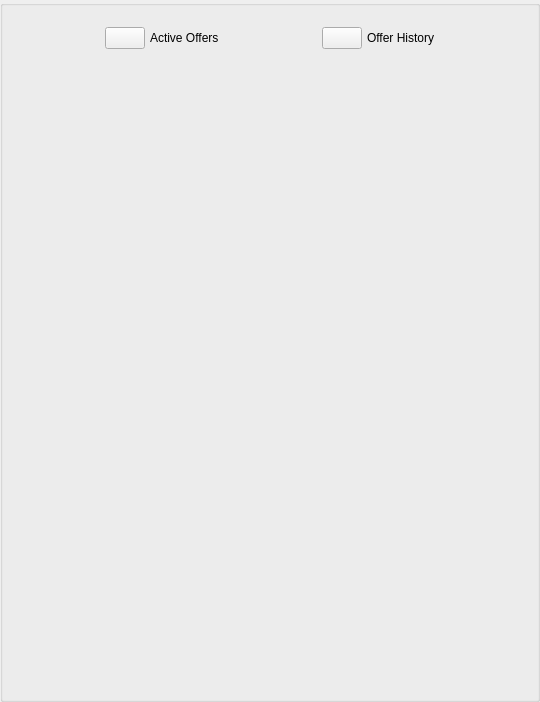
<?xml version="1.0" encoding="UTF-8"?>
<ui version="4.0">
 <class>AppletOfferListUi</class>
 <widget class="QWidget" name="AppletOfferListUi">
  <property name="geometry">
   <rect>
    <x>0</x>
    <y>0</y>
    <width>540</width>
    <height>702</height>
   </rect>
  </property>
  <property name="sizePolicy">
   <sizepolicy hsizetype="Expanding" vsizetype="Expanding">
    <horstretch>0</horstretch>
    <verstretch>0</verstretch>
   </sizepolicy>
  </property>
  <property name="windowTitle">
   <string>Offer List</string>
  </property>
  <property name="windowIcon">
   <iconset>
    <normaloff>:/TruthOrDare/Resources/ic_people_normal.png</normaloff>:/TruthOrDare/Resources/ic_people_normal.png</iconset>
  </property>
  <layout class="QGridLayout" name="gridLayout">
   <property name="leftMargin">
    <number>0</number>
   </property>
   <property name="topMargin">
    <number>0</number>
   </property>
   <property name="rightMargin">
    <number>0</number>
   </property>
   <property name="bottomMargin">
    <number>0</number>
   </property>
   <property name="spacing">
    <number>0</number>
   </property>
   <item row="0" column="0">
    <widget class="QGroupBox" name="ItemsGroupBox">
     <property name="minimumSize">
      <size>
       <width>0</width>
       <height>0</height>
      </size>
     </property>
     <property name="title">
      <string/>
     </property>
     <layout class="QVBoxLayout" name="verticalLayout">
      <property name="spacing">
       <number>2</number>
      </property>
      <property name="leftMargin">
       <number>5</number>
      </property>
      <property name="topMargin">
       <number>5</number>
      </property>
      <property name="rightMargin">
       <number>5</number>
      </property>
      <property name="bottomMargin">
       <number>5</number>
      </property>
      <item>
       <widget class="QLabel" name="m_StatusLabel">
        <property name="text">
         <string notr="true"/>
        </property>
       </widget>
      </item>
      <item>
       <layout class="QHBoxLayout" name="horizontalLayout">
        <property name="spacing">
         <number>5</number>
        </property>
        <item>
         <spacer name="horizontalSpacer_3">
          <property name="orientation">
           <enum>Qt::Horizontal</enum>
          </property>
          <property name="sizeHint" stdset="0">
           <size>
            <width>40</width>
            <height>20</height>
           </size>
          </property>
         </spacer>
        </item>
        <item>
         <widget class="VxPushButton" name="m_ActiveOffersButton">
          <property name="sizePolicy">
           <sizepolicy hsizetype="Minimum" vsizetype="Preferred">
            <horstretch>0</horstretch>
            <verstretch>0</verstretch>
           </sizepolicy>
          </property>
          <property name="text">
           <string notr="true"/>
          </property>
         </widget>
        </item>
        <item>
         <widget class="QLabel" name="m_ActiveOffersLabel">
          <property name="text">
           <string>Active Offers</string>
          </property>
         </widget>
        </item>
        <item>
         <spacer name="horizontalSpacer_5">
          <property name="orientation">
           <enum>Qt::Horizontal</enum>
          </property>
          <property name="sizeHint" stdset="0">
           <size>
            <width>40</width>
            <height>20</height>
           </size>
          </property>
         </spacer>
        </item>
        <item>
         <widget class="VxPushButton" name="m_OfferHistoryButton">
          <property name="sizePolicy">
           <sizepolicy hsizetype="Minimum" vsizetype="Preferred">
            <horstretch>0</horstretch>
            <verstretch>0</verstretch>
           </sizepolicy>
          </property>
          <property name="text">
           <string notr="true"/>
          </property>
         </widget>
        </item>
        <item>
         <widget class="QLabel" name="m_OfferHistroyLabel">
          <property name="text">
           <string>Offer History</string>
          </property>
         </widget>
        </item>
        <item>
         <spacer name="horizontalSpacer_4">
          <property name="orientation">
           <enum>Qt::Horizontal</enum>
          </property>
          <property name="sizeHint" stdset="0">
           <size>
            <width>40</width>
            <height>20</height>
           </size>
          </property>
         </spacer>
        </item>
       </layout>
      </item>
      <item>
       <widget class="GuiOfferListWidget" name="m_OfferListWidget" native="true">
        <property name="sizePolicy">
         <sizepolicy hsizetype="Expanding" vsizetype="Expanding">
          <horstretch>0</horstretch>
          <verstretch>0</verstretch>
         </sizepolicy>
        </property>
       </widget>
      </item>
     </layout>
    </widget>
   </item>
  </layout>
 </widget>
 <customwidgets>
  <customwidget>
   <class>VxPushButton</class>
   <extends>QPushButton</extends>
   <header location="global">VxPushButton.h</header>
  </customwidget>
  <customwidget>
   <class>GuiOfferListWidget</class>
   <extends>QWidget</extends>
   <header>GuiOfferListWidget.h</header>
   <container>1</container>
  </customwidget>
 </customwidgets>
 <resources/>
 <connections/>
</ui>
